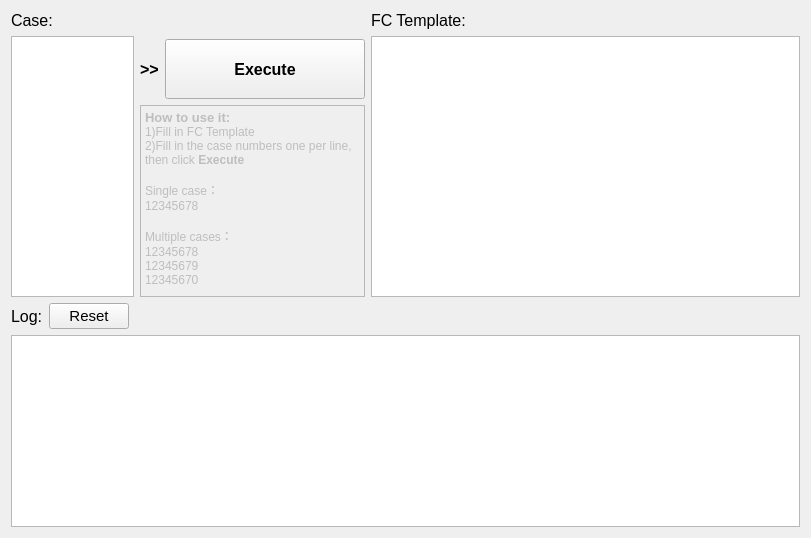
        <widget class="QWidget" name="page_fc">
         <layout class="QVBoxLayout" name="verticalLayout">
          <item>
           <layout class="QHBoxLayout" name="layout_case_area" stretch="2,3,7">
            <item>
             <layout class="QVBoxLayout" name="layout_caselist">
              <item>
               <widget class="QLabel" name="label_5">
                <property name="font">
                 <font>
                  <pointsize>12</pointsize>
                  <weight>50</weight>
                  <bold>false</bold>
                  <underline>false</underline>
                  <strikeout>false</strikeout>
                  <kerning>true</kerning>
                 </font>
                </property>
                <property name="text">
                 <string>Case:</string>
                </property>
               </widget>
              </item>
              <item>
               <widget class="QPlainTextEdit" name="caselist">
                <property name="font">
                 <font>
                  <pointsize>12</pointsize>
                 </font>
                </property>
               </widget>
              </item>
             </layout>
            </item>
            <item>
             <layout class="QVBoxLayout" name="layout_execute">
              <property name="topMargin">
               <number>28</number>
              </property>
              <item>
               <layout class="QHBoxLayout" name="horizontalLayout_3">
                <item>
                 <widget class="QLabel" name="label_7">
                  <property name="font">
                   <font>
                    <pointsize>12</pointsize>
                    <weight>75</weight>
                    <bold>true</bold>
                   </font>
                  </property>
                  <property name="text">
                   <string>&gt;&gt;</string>
                  </property>
                 </widget>
                </item>
                <item>
                 <widget class="QPushButton" name="executeButton">
                  <property name="minimumSize">
                   <size>
                    <width>200</width>
                    <height>60</height>
                   </size>
                  </property>
                  <property name="font">
                   <font>
                    <pointsize>12</pointsize>
                    <weight>75</weight>
                    <bold>true</bold>
                   </font>
                  </property>
                  <property name="styleSheet">
                   <string notr="true"/>
                  </property>
                  <property name="text">
                   <string>Execute</string>
                  </property>
                 </widget>
                </item>
                <item>
                 <spacer name="horizontalSpacer_2">
                  <property name="orientation">
                   <enum>Qt::Horizontal</enum>
                  </property>
                  <property name="sizeHint" stdset="0">
                   <size>
                    <width>40</width>
                    <height>20</height>
                   </size>
                  </property>
                 </spacer>
                </item>
               </layout>
              </item>
              <item>
               <widget class="QTextBrowser" name="textBrowser_2">
                <property name="enabled">
                 <bool>false</bool>
                </property>
                <property name="html">
                 <string>&lt;!DOCTYPE HTML PUBLIC &quot;-//W3C//DTD HTML 4.0//EN&quot; &quot;http://www.w3.org/TR/REC-html40/strict.dtd&quot;&gt;
&lt;html&gt;&lt;head&gt;&lt;meta name=&quot;qrichtext&quot; content=&quot;1&quot; /&gt;&lt;style type=&quot;text/css&quot;&gt;
p, li { white-space: pre-wrap; }
&lt;/style&gt;&lt;/head&gt;&lt;body style=&quot; font-family:'SimSun'; font-size:7.2pt; font-weight:400; font-style:normal;&quot;&gt;
&lt;p style=&quot; margin-top:0px; margin-bottom:0px; margin-left:0px; margin-right:0px; -qt-block-indent:0; text-indent:0px;&quot;&gt;&lt;span style=&quot; font-size:10pt; font-weight:600;&quot;&gt;How to use it:&lt;/span&gt;&lt;/p&gt;
&lt;p style=&quot; margin-top:0px; margin-bottom:0px; margin-left:0px; margin-right:0px; -qt-block-indent:0; text-indent:0px;&quot;&gt;&lt;span style=&quot; font-size:9pt;&quot;&gt;1)Fill in FC Template&lt;/span&gt;&lt;/p&gt;
&lt;p style=&quot; margin-top:0px; margin-bottom:0px; margin-left:0px; margin-right:0px; -qt-block-indent:0; text-indent:0px;&quot;&gt;&lt;span style=&quot; font-size:9pt;&quot;&gt;2)Fill in the case numbers one per line, then click &lt;/span&gt;&lt;span style=&quot; font-size:9pt; font-weight:600;&quot;&gt;Execute&lt;/span&gt;&lt;/p&gt;
&lt;p style=&quot;-qt-paragraph-type:empty; margin-top:0px; margin-bottom:0px; margin-left:0px; margin-right:0px; -qt-block-indent:0; text-indent:0px; font-size:9pt; font-weight:600;&quot;&gt;&lt;br /&gt;&lt;/p&gt;
&lt;p style=&quot; margin-top:0px; margin-bottom:0px; margin-left:0px; margin-right:0px; -qt-block-indent:0; text-indent:0px;&quot;&gt;&lt;span style=&quot; font-size:9pt;&quot;&gt;Single case：&lt;/span&gt;&lt;/p&gt;
&lt;p style=&quot; margin-top:0px; margin-bottom:0px; margin-left:0px; margin-right:0px; -qt-block-indent:0; text-indent:0px;&quot;&gt;&lt;span style=&quot; font-size:9pt;&quot;&gt;12345678&lt;/span&gt;&lt;/p&gt;
&lt;p style=&quot;-qt-paragraph-type:empty; margin-top:0px; margin-bottom:0px; margin-left:0px; margin-right:0px; -qt-block-indent:0; text-indent:0px; font-size:9pt;&quot;&gt;&lt;br /&gt;&lt;/p&gt;
&lt;p style=&quot; margin-top:0px; margin-bottom:0px; margin-left:0px; margin-right:0px; -qt-block-indent:0; text-indent:0px;&quot;&gt;&lt;span style=&quot; font-size:9pt;&quot;&gt;Multiple cases：&lt;/span&gt;&lt;/p&gt;
&lt;p style=&quot; margin-top:0px; margin-bottom:0px; margin-left:0px; margin-right:0px; -qt-block-indent:0; text-indent:0px;&quot;&gt;&lt;span style=&quot; font-size:9pt;&quot;&gt;12345678&lt;/span&gt;&lt;/p&gt;
&lt;p style=&quot; margin-top:0px; margin-bottom:0px; margin-left:0px; margin-right:0px; -qt-block-indent:0; text-indent:0px;&quot;&gt;&lt;span style=&quot; font-size:9pt;&quot;&gt;12345679&lt;/span&gt;&lt;/p&gt;
&lt;p style=&quot; margin-top:0px; margin-bottom:0px; margin-left:0px; margin-right:0px; -qt-block-indent:0; text-indent:0px;&quot;&gt;&lt;span style=&quot; font-size:9pt;&quot;&gt;12345670&lt;/span&gt;&lt;/p&gt;&lt;/body&gt;&lt;/html&gt;</string>
                </property>
               </widget>
              </item>
             </layout>
            </item>
            <item>
             <layout class="QVBoxLayout" name="layout_fc_template">
              <item>
               <widget class="QLabel" name="label_6">
                <property name="font">
                 <font>
                  <pointsize>12</pointsize>
                  <weight>50</weight>
                  <bold>false</bold>
                 </font>
                </property>
                <property name="text">
                 <string>FC Template:</string>
                </property>
               </widget>
              </item>
              <item>
               <widget class="QPlainTextEdit" name="fctemplate">
                <property name="font">
                 <font>
                  <pointsize>10</pointsize>
                 </font>
                </property>
               </widget>
              </item>
             </layout>
            </item>
           </layout>
          </item>
          <item>
           <layout class="QVBoxLayout" name="layout_log">
            <item>
             <layout class="QHBoxLayout" name="horizontalLayout_8">
              <item>
               <widget class="QLabel" name="label_4">
                <property name="font">
                 <font>
                  <pointsize>12</pointsize>
                 </font>
                </property>
                <property name="text">
                 <string>Log:</string>
                </property>
               </widget>
              </item>
              <item>
               <widget class="QPushButton" name="btn_fc_reset">
                <property name="font">
                 <font>
                  <pointsize>11</pointsize>
                  <weight>50</weight>
                  <bold>false</bold>
                 </font>
                </property>
                <property name="text">
                 <string>Reset</string>
                </property>
               </widget>
              </item>
              <item>
               <spacer name="horizontalSpacer_7">
                <property name="orientation">
                 <enum>Qt::Horizontal</enum>
                </property>
                <property name="sizeHint" stdset="0">
                 <size>
                  <width>40</width>
                  <height>20</height>
                 </size>
                </property>
               </spacer>
              </item>
             </layout>
            </item>
            <item>
             <layout class="QHBoxLayout" name="horizontalLayout_9">
              <item>
               <widget class="QTextBrowser" name="log">
                <property name="font">
                 <font>
                  <pointsize>8</pointsize>
                 </font>
                </property>
               </widget>
              </item>
             </layout>
            </item>
           </layout>
          </item>
         </layout>
        </widget>
